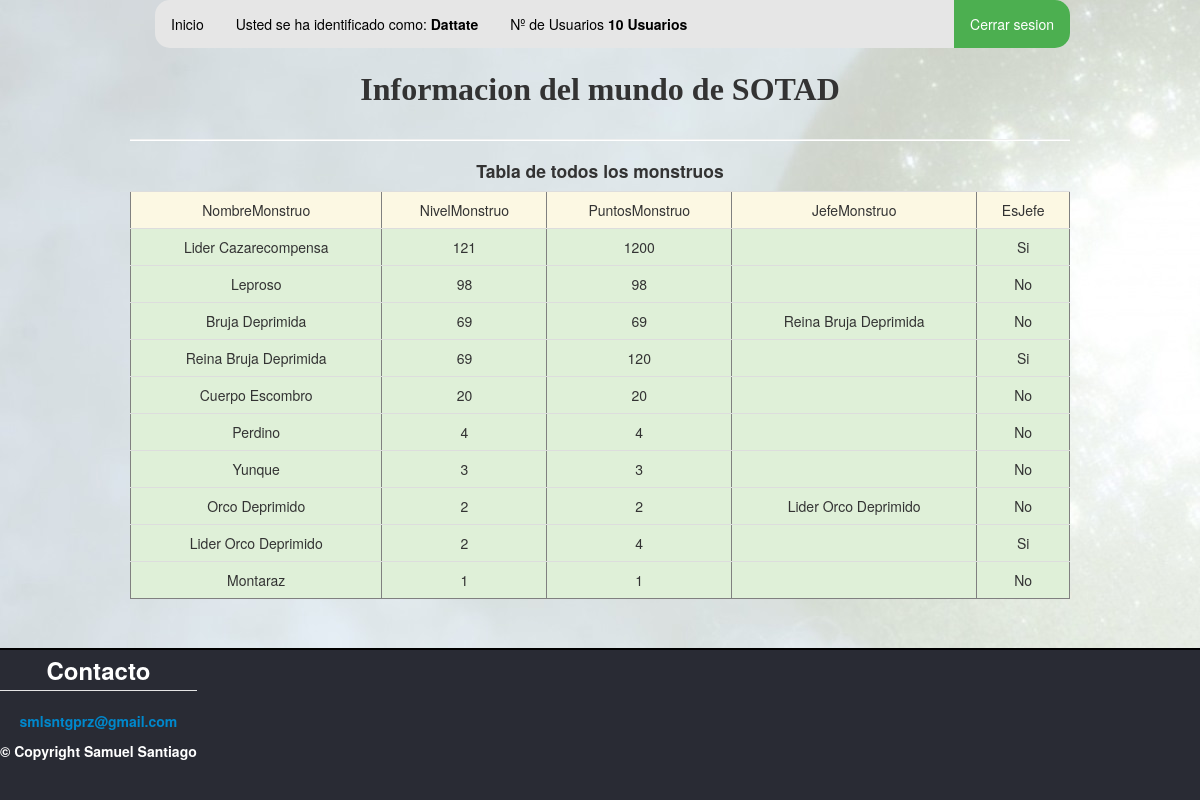
Page /monstruos.php (signed in) on the committed database.
### tables this page shows
CREATE TABLE IF NOT EXISTS `monstruos` (
  `NombreMonstruo` varchar(50) NOT NULL,
  `NivelMonstruo` int(3) NOT NULL,
  `PuntosMonstruo` int(5) NOT NULL,
  `JefeMonstruo` varchar(50) DEFAULT NULL,
  `EsJefe` varchar(3) NOT NULL
);

### monstruos.php (the view, shortened to what this page needs)
<!DOCTYPE html>
<html>
	<head>
	<link rel="stylesheet" type="text/css" href="css/monstruos.css">
    <link href="bootstrap/css/bootstrap.min.css" rel="stylesheet"/>
  </head>
<body background="imagenes/fondotot.jpg" style="background-attachment: fixed">
	<div class="container">
		<ul style ="border-radius: 15px;">
			<li><a href = "index2.php" style="text-decoration:none;">Inicio</a></li>
			<li><a style="text-decoration:none;">Usted se ha identificado como: <strong><?php echo $_SESSION['usuario'];?></strong></a></li>
			<li><a style="text-decoration:none;">Nº de Usuarios<strong>
				<?php
					require("basedatos.php");
					$conectarse = mysqli_connect($host, $nombreBaseDatos , $contraseñaBaseDatos, $basedeDatos);
					$SeleccionarTotal = "SELECT count(*) as total FROM cuenta";
					$consultarTotal = mysqli_query($conectarse, $SeleccionarTotal);
					$TotalUsuarios = mysqli_fetch_assoc($consultarTotal);
					printf ("%s Usuarios", $TotalUsuarios["total"]);
				?>
				</strong></a></li>
			<li style="float:right"><a class = "resaltar" href = "desconectar.php" style="text-decoration:none;">Cerrar sesion</a></li>
		</ul>
	</div>
	<div>
				<div class = "info" align = "center" >
					<h2><font face="impact" size=6 >Informacion del mundo de SOTAD</font></h2>
				</div>
				<div class="container">
						<hr class="soft"/>
						<div class = "tablaJ" align = "center" >
							<h4>Tabla de todos los monstruos</h4>
						</div>
					<div class="row-fluid" >
							<?php
								require("basedatos.php");
								$conectarse = mysqli_connect($host, $nombreBaseDatos , $contraseñaBaseDatos, $basedeDatos);
								$consultarPersonajes = "SELECT * FROM monstruos
														ORDER BY NivelMonstruo DESC";
								$consultarTablaPersonajes = mysqli_query($conectarse, $consultarPersonajes);
								echo "<center><table border='1'; class='table table-hover';>";
									echo "<tr class = 'warning'>";
										echo "<td><center>NombreMonstruo</center></td>";
										echo "<td><center>NivelMonstruo</center></td>";
										echo "<td><center>PuntosMonstruo</center></td>";
										echo "<td><center>JefeMonstruo</center></td>";
										echo "<td><center>EsJefe</center></td>";
									echo "</tr>";
								 while($tablaInfo = mysqli_fetch_array($consultarTablaPersonajes)){
									echo "<tr class='success'>";
										echo "<td><center>$tablaInfo[0]<center></td>";
										echo "<td><center>$tablaInfo[1]<center></td>";
										echo "<td><center>$tablaInfo[2]<center></td>";
										echo "<td><center>$tablaInfo[3]<center></td>";
										echo "<td><center>$tablaInfo[4]<center></td>";
									echo "</tr>";
								}
								echo "</table></center>";
							?>
					</div>
					<br/>
				</div>
		<br/>
		<div id="footer">
			<div style="float:left" >
				<center style="color:#fff;">
					<div class="col-md-4 contact-email">
						<legend style ="font-size: 18pt; color:#fff;"><b>Contacto</b></legend>
						<h5><a href="index.php">smlsntgprz@gmail.com</a></h5>
						 <h5>© Copyright Samuel Santiago</h5>
					</div>
				</center>
			</div>
		</div>
	</div>
  </body>
</html>

### css/monstruos.css (style rules this page uses)
#footer { width: 100%; height: 150px; background: #292b34; border-top: 2px solid #000; position: absolute; bottom: 0; }
ul { list-style-type: none; margin: 0; padding: 0; overflow: hidden; background-color: #E6E6E6; }
li { float: left; }
li a { display: block; color: black; text-align: center; padding: 14px 16px; }
.resaltar { color: white; background-color: #4CAF50; }

### rows in the picture
monstruos: NombreMonstruo "Lider Cazarecompensa", NivelMonstruo "121", PuntosMonstruo "1200", EsJefe "Si"
monstruos: NombreMonstruo "Leproso", NivelMonstruo "98", PuntosMonstruo "98", EsJefe "No"
monstruos: NombreMonstruo "Bruja Deprimida", NivelMonstruo "69", PuntosMonstruo "69", JefeMonstruo "Reina Bruja Deprimida", EsJefe "No"
monstruos: NombreMonstruo "Reina Bruja Deprimida", NivelMonstruo "69", PuntosMonstruo "120", EsJefe "Si"
monstruos: NombreMonstruo "Cuerpo Escombro", NivelMonstruo "20", PuntosMonstruo "20", EsJefe "No"
monstruos: NombreMonstruo "Perdino", NivelMonstruo "4", PuntosMonstruo "4", EsJefe "No"
monstruos: NombreMonstruo "Yunque", NivelMonstruo "3", PuntosMonstruo "3", EsJefe "No"
monstruos: NombreMonstruo "Orco Deprimido", NivelMonstruo "2", PuntosMonstruo "2", JefeMonstruo "Lider Orco Deprimido", EsJefe "No"
monstruos: NombreMonstruo "Lider Orco Deprimido", NivelMonstruo "2", PuntosMonstruo "4", EsJefe "Si"
monstruos: NombreMonstruo "Montaraz", NivelMonstruo "1", PuntosMonstruo "1", EsJefe "No"

### other values in the picture
$_SESSION['usuario'] "Dattate"
$TotalUsuarios["total"] "10"
